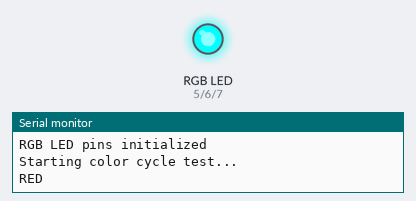
This sketch was run on a simulated ESP32-C6. Shown: an RGB LED mixed from three pins (HIGH = lit), the last lines printed to the serial monitor.

Above: at 0.5 s.
At 1.5 s:
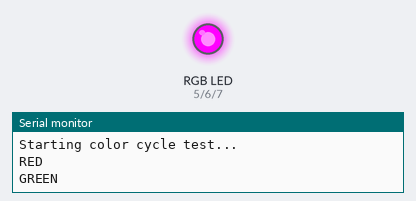
At 2.5 s:
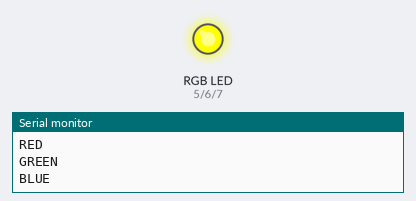
At 3.5 s:
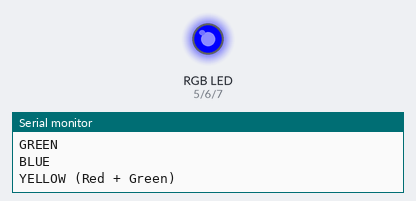
At 4.5 s:
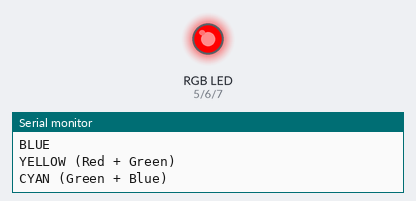
At 8.0 s:
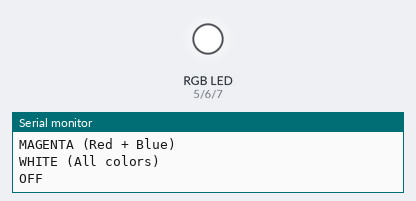
Timing chart, 0 to 11.7 s (numbered marks = the images above):
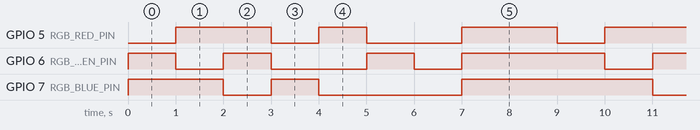

Measured:
- by itself, GPIO 5 (RGB_RED_PIN): repeats every 9.0 s: LOW 1.0 s, HIGH 1.0 s, LOW 2.0 s, HIGH 2.0 s, LOW 1.0 s, HIGH 2.0 s
- by itself, GPIO 6 (RGB_GREEN_PIN): repeats every 9.0 s: HIGH 1.0 s, LOW 2.0 s, HIGH 1.0 s, LOW 1.0 s, HIGH 3.0 s, LOW 1.0 s
- by itself, GPIO 7 (RGB_BLUE_PIN): repeats every 9.0 s: HIGH 1.0 s, LOW 3.0 s, HIGH 4.0 s, LOW 1.0 s

The sketch:

rgb_test.ino
```cpp
// Simple RGB LED Test for ESP32-C6
// Tests the RGB LED on pins 2, 3, 4

// Pin definitions
const int RGB_RED_PIN = 5;     // RGB LED Red pin
const int RGB_GREEN_PIN = 6;   // RGB LED Green pin
const int RGB_BLUE_PIN = 7;    // RGB LED Blue pin

void setup() {
  Serial.begin(115200);
  Serial.println("RGB LED Test Starting...");

  // Initialize RGB LED pins
  pinMode(RGB_RED_PIN, OUTPUT);
  pinMode(RGB_GREEN_PIN, OUTPUT);
  pinMode(RGB_BLUE_PIN, OUTPUT);

  // Start with all LEDs off
  turnOffRGB();

  Serial.println("RGB LED pins initialized");
  Serial.println("Starting color cycle test...");
}

void loop() {
  // Test each color individually
  Serial.println("RED");
  setRGBRed();
  delay(1000);

  Serial.println("GREEN");
  setRGBGreen();
  delay(1000);

  Serial.println("BLUE");
  setRGBBlue();
  delay(1000);

  // Test some color combinations
  Serial.println("YELLOW (Red + Green)");
  setRGBColor(255, 255, 0);
  delay(1000);

  Serial.println("CYAN (Green + Blue)");
  setRGBColor(0, 255, 255);
  delay(1000);

  Serial.println("MAGENTA (Red + Blue)");
  setRGBColor(255, 0, 255);
  delay(1000);

  Serial.println("WHITE (All colors)");
  setRGBColor(255, 255, 255);
  delay(1000);

  Serial.println("OFF");
  turnOffRGB();
  delay(2000);

  Serial.println("--- Cycle complete, starting again ---");
}

// RGB LED control functions
void setRGBColor(int red, int green, int blue) {
  digitalWrite(RGB_RED_PIN, red > 0 ? LOW : HIGH);   // LOW = ON, HIGH = OFF
  digitalWrite(RGB_GREEN_PIN, green > 0 ? LOW : HIGH); // LOW = ON, HIGH = OFF
  digitalWrite(RGB_BLUE_PIN, blue > 0 ? LOW : HIGH);   // LOW = ON, HIGH = OFF
}

void turnOffRGB() {
  setRGBColor(0, 0, 0);
}

void setRGBRed() {
  setRGBColor(255, 0, 0);
}

void setRGBGreen() {
  setRGBColor(0, 255, 0);
}

void setRGBBlue() {
  setRGBColor(0, 0, 255);
}
```
